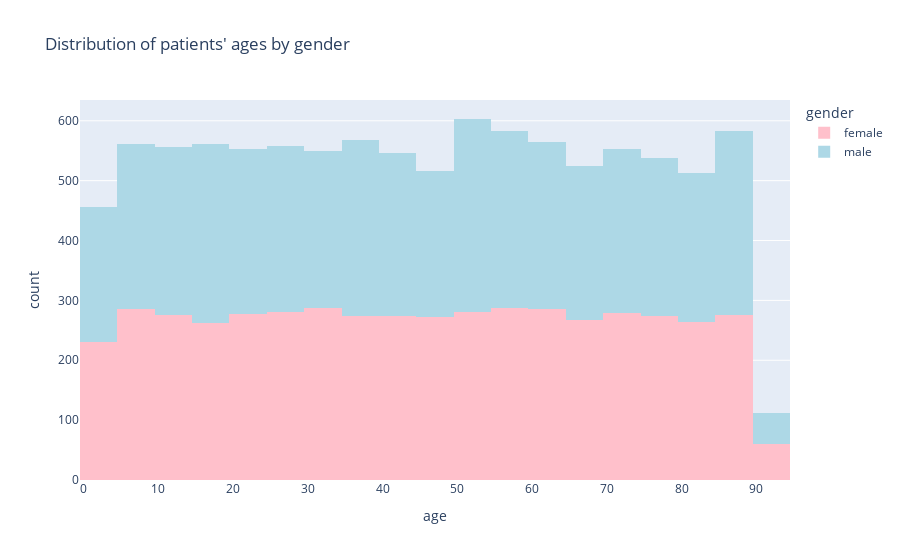

Write notebook code for a chart like this one.
### Code cell
patients = all_data['Patients']

fig2 = px.histogram(patients, x='age', nbins=30, color='gender',
                    title="Distribution of patients' ages by gender",
                    labels={'age': 'age', 'count': 'count'},
                    color_discrete_map={'male': 'lightblue', 'female': 'pink'})

fig2.show()

### Figure 1 — Plotly figure (JSON) as saved in the notebook; plotly's stock layout.template omitted (floating-point values rounded to 4 significant figures; data arrays with more than 128 entries replaced by an {"elided": "..."} marker saying what was removed)
{"data": [{"alignmentgroup": "True", "bingroup": "x", "hovertemplate": "gender=female<br>age=%{x}<br>count=%{y}<extra></extra>", "legendgroup": "female", "marker": {"color": "pink", "pattern": {"shape": ""}}, "name": "female", "nbinsx": 30, "offsetgroup": "female", "orientation": "v", "showlegend": true, "type": "histogram", "x": {"elided": "4997 int values"}, "xaxis": "x", "yaxis": "y"}, {"alignmentgroup": "True", "bingroup": "x", "hovertemplate": "gender=male<br>age=%{x}<br>count=%{y}<extra></extra>", "legendgroup": "male", "marker": {"color": "lightblue", "pattern": {"shape": ""}}, "name": "male", "nbinsx": 30, "offsetgroup": "male", "orientation": "v", "showlegend": true, "type": "histogram", "x": {"elided": "5003 int values"}, "xaxis": "x", "yaxis": "y"}], "layout": {"barmode": "relative", "legend": {"title": {"text": "gender"}, "tracegroupgap": 0}, "title": {"text": "Distribution of patients' ages by gender"}, "xaxis": {"anchor": "y", "domain": [0, 1], "title": {"text": "age"}}, "yaxis": {"anchor": "x", "domain": [0, 1], "title": {"text": "count"}}}}
